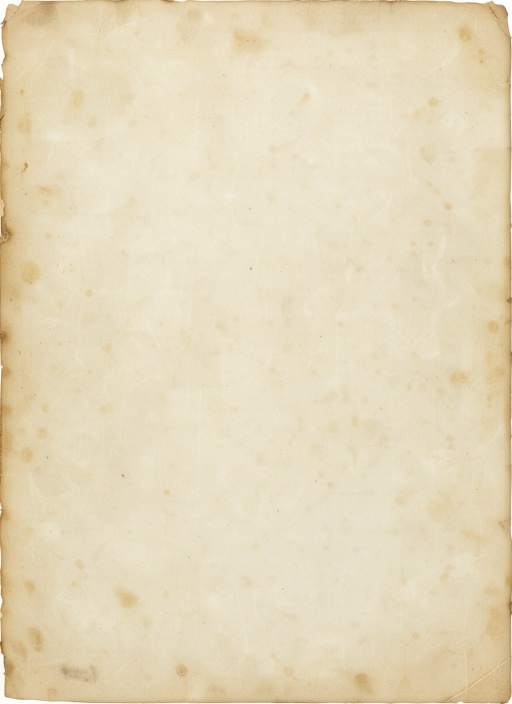
#> input picture assets-src/concepts/book/pages.png, 1024 x 1408 px (shown at 1/2 size)
$ python -i book_cover.py   (imports and definitions only)
#> lines starting #> are read from the running program, lines starting #| are printed output that depends on the picture
"""
The cover of the book that seals the Unwriter (owner, 2026-10-28: "the book that sealed the Unwriter seems a little
hand drawn… can we generate a nicer book?"): Flux 3 paints an antique tooled-leather front cover, seen flat and
square-on, which kit_scene.py `sealed_book_cover` lays on the cover board.

    python assets-src/scripts/ai/book_cover.py [seeds…]

Candidates go to assets-src/concepts/book/cover_<seed>.png; the chosen one (CHOSEN) is cropped to the board and
saved as assets-src/concepts/book/cover.png (1024 x 1408, the board's proportions). It also paints the blank parchment of
the open pages (pages.png).
"""
import os
import sys

import numpy as np
from PIL import Image

sys.path.insert(0, os.path.dirname(__file__))
from comfy import CONCEPTS, FLUX, download, run  # noqa: E402
from loading_art import flux3_graph  # noqa: E402

PROMPT = (
    "The front cover of an ancient magical book seen perfectly flat and straight on, filling the whole frame edge to "
    "edge, deep oxblood red leather with fine creases and wear, an ornate gold-tooled border of interlaced vines and "
    "stars, gold filigree corners, and a large plain empty circle in the centre framed by a thin gold ring, no text, "
    "no letters, no title, even soft light, photorealistic product photograph, highly detailed"
)
SEEDS = [721, 722, 723]
CHOSEN = 721
# The open book's pages: blank, as the Unwriter's book is ("Not the blank pages!").
PAGES_PROMPT = (
    "A single blank page of very old thick parchment paper seen perfectly flat and straight on, filling the whole frame, "
    "warm cream colour with soft foxing, faint stains, subtle fibres and gently darkened edges, completely empty, no "
    "writing, no text, no lines, even soft light, photorealistic texture, highly detailed"
)
PAGES_SEED = 731
FOLDER = os.path.join(CONCEPTS, "book")
W, H = 1024, 1408


def crop_to_board(img):
    """Trim any dark background round the cover, then fit it to the board's proportions."""
    a = np.asarray(img.convert("RGB")).astype(np.float32)
    lum = a.max(axis=2)
    ys, xs = np.nonzero(lum > 40)
    if len(xs):
        img = img.crop((xs.min(), ys.min(), xs.max() + 1, ys.max() + 1))
    return img.convert("RGB").resize((W, H), Image.LANCZOS)


def main():
    seeds = [int(s) for s in sys.argv[1:]] or SEEDS
    os.makedirs(FOLDER, exist_ok=True)
    for seed in seeds:
        path = os.path.join(FOLDER, f"cover_{seed}.png")
        if not os.path.exists(path):
            entry = run(FLUX, flux3_graph(PROMPT, seed, "spellcaster/book/cover", 896, 1216), timeout=1800)
            images = [img for node in entry["outputs"].values() for img in node.get("images", [])]
            download(FLUX, images[0], path)
        print(path, flush=True)
    pages = os.path.join(FOLDER, f"pages_{PAGES_SEED}.png")
    if not os.path.exists(pages):
        entry = run(FLUX, flux3_graph(PAGES_PROMPT, PAGES_SEED, "spellcaster/book/pages", 896, 1216), timeout=1800)
        images = [img for node in entry["outputs"].values() for img in node.get("images", [])]
        download(FLUX, images[0], pages)
    Image.open(pages).convert("RGB").resize((W, H), Image.LANCZOS).save(os.path.join(FOLDER, "pages.png"))
    print("wrote", os.path.join(FOLDER, "pages.png"))
    chosen = os.path.join(FOLDER, f"cover_{CHOSEN}.png")
    if os.path.exists(chosen):
        crop_to_board(Image.open(chosen)).save(os.path.join(FOLDER, "cover.png"))
        print("wrote", os.path.join(FOLDER, "cover.png"))


# [2 lines not run here, left out]

>>> from PIL import Image
>>> picture = Image.open('../../concepts/book/pages.png')
#> picture is the input picture: PIL image 1024x1408 RGB; mean R, G, B 228.9, 216.4, 186.5
>>> result = crop_to_board(picture)
#> in crop_to_board, `lum = a.max(axis=2)`:
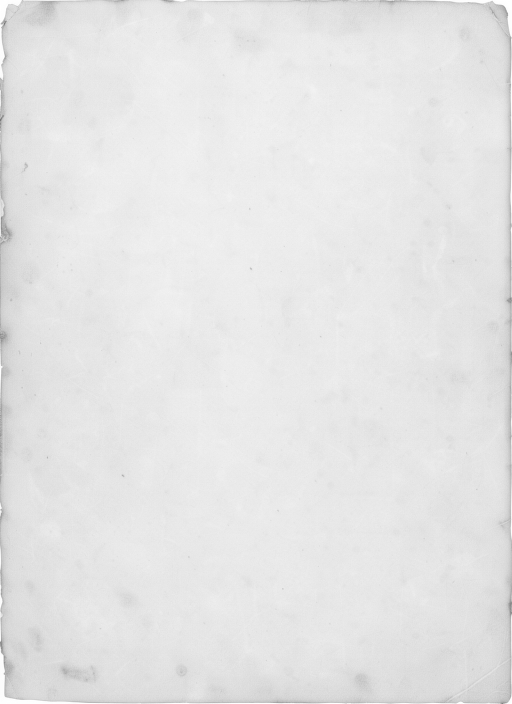
#> lum: shape (1408, 1024) float32 (shown at 1/2 size); min 102, max 255, mean 228.9
